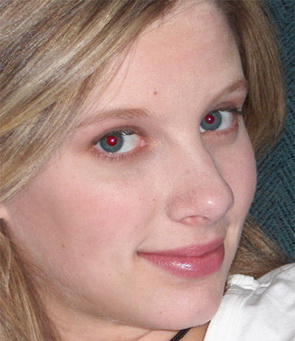
#> input picture 5/red_eyes1.png, 295 x 341 px
$ python mian.py   (older library calls are emulated)
#> lines starting #> are read from the running program, lines starting #| are printed output that depends on the picture; after the words box and inside, x2 and y2 are one past the last pixel; in counts of white or black regions, pixels touching at a corner belong together
import numpy as np
import cv2


class red_eye_elimate():
    def __init__(self,file_path):
        self.file_path = file_path

    def fillhole(self,thresh):
        h,w = thresh.shape[:]
        mask = np.zeros((h+2,w+2),np.uint8)
        holes = cv2.floodFill(thresh.copy(),mask,(0,0),255)
        s = cv2.bitwise_not(holes[1])
        full_thresh = s|thresh
        return full_thresh

    def detect_eye_and_elimate(self):
        eye = cv2.CascadeClassifier("haarcascade_eye.xml")
        eye.load("haarcascade_eye.xml")
        image = cv2.imread(self.file_path)
#> image is the input picture: shape (341, 295, 3); mean B, G, R 128.1, 137.3, 169.3
        cv2.imshow("orign",image)
        eyes = eye.detectMultiScale(image,1.03,20,0,(40,40))
#> eyes = [[191, 92, 56, 56], [81, 108, 67, 67]]
        if len(eyes)!=0:
            for x,y,w,h in eyes:
                eye_image_bgr = image[y:y+h,x:x+w]
                cv2.rectangle(image,(x,y),(x+w,y+h),(0,255,0),2)
                img_HSV = cv2.cvtColor(eye_image_bgr,cv2.COLOR_BGR2HSV)
                channels1 = cv2.split(img_HSV)
                mask1 = channels1[1]>100
                mask2 = channels1[0]<180
                mask3 = channels1[0]>170
                mask = mask1 & mask2 & mask3
                mask = mask.astype(np.uint8)*255
                full_mask = self.fillhole(np.uint8(mask))
                mean=np.zeros((h, w),dtype=np.uint8)
                ht2 = np.hstack((mask,full_mask,mean))
                cv2.imshow('the mask',ht2)
                eye_s_copy=channels1[1].copy()
                np.copyto(eye_s_copy, mean[:,:], where=full_mask. astype(np.bool)[:,:])
                channels1[1]=eye_s_copy
                hsv=cv2.merge(channels1)
                eye_copy = cv2.cvtColor(hsv,cv2.COLOR_HSV2BGR)
                cv2.imshow('the mask2', eye_s_copy)
                image[y:y+h,x:x+w]=eye_copy
#> this loop made 1 pass
#> pass 1, in detect_eye_and_elimate, `eye_image_bgr = image[y:y+h,x:x+w]`:
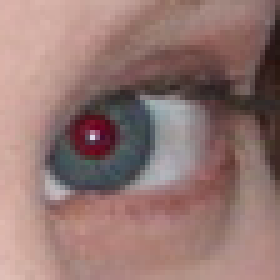
#> eye_image_bgr: shape (56, 56, 3) (shown 5 times larger); mean B, G, R 114, 118.3, 148.1
#> pass 1, in detect_eye_and_elimate, `mask1 = channels1[1]>100`:
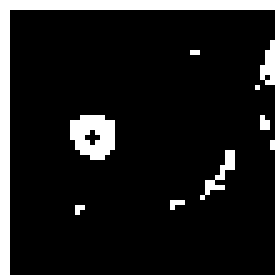
#> mask1: shape (56, 56) bool (shown 5 times larger); 14.1% white; 8 white regions (5 under 20 px), largest, box (x1, y1, x2, y2) and area: (0, 0, 56, 56) 347, (14, 23, 23, 32) 61, (40, 30, 47, 40) 20
#> after the loop:
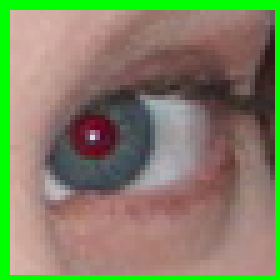
#> eye_image_bgr: shape (56, 56, 3) (shown 5 times larger); 10.43% of pixels changed, all inside (x1, y1, x2, y2) = (0, 0, 56, 56)
#> after the loop:
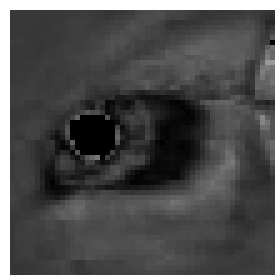
#> eye_s_copy: shape (56, 56) (shown 5 times larger); min 0, max 255, mean 81.2
#> after the loop:
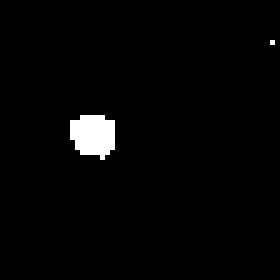
#> full_mask: shape (56, 56) (shown 5 times larger); 2.1% white; 2 white regions (1 under 20 px), largest, box (x1, y1, x2, y2) and area: (14, 23, 23, 32) 64
#> after the loop:
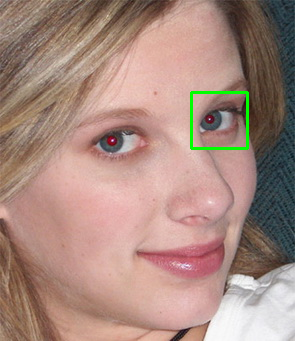
#> image: shape (341, 295, 3); 0.66% of pixels changed, all inside (x1, y1, x2, y2) = (190, 91, 249, 150)
#> after the loop:
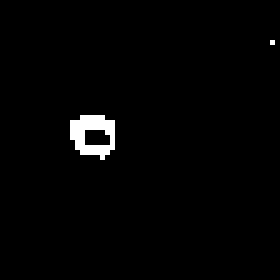
#> mask: shape (56, 56) (shown 5 times larger); 1.6% white in thin lines or dots, all inside (x1, y1, x2, y2) = (14, 8, 55, 32)
        return image

if __name__ == "__main__":
    file_path=r"red_eyes1.png"
    red = red_eye_elimate(file_path)
#> (the run stopped early here; a loop or call above may not have finished)
